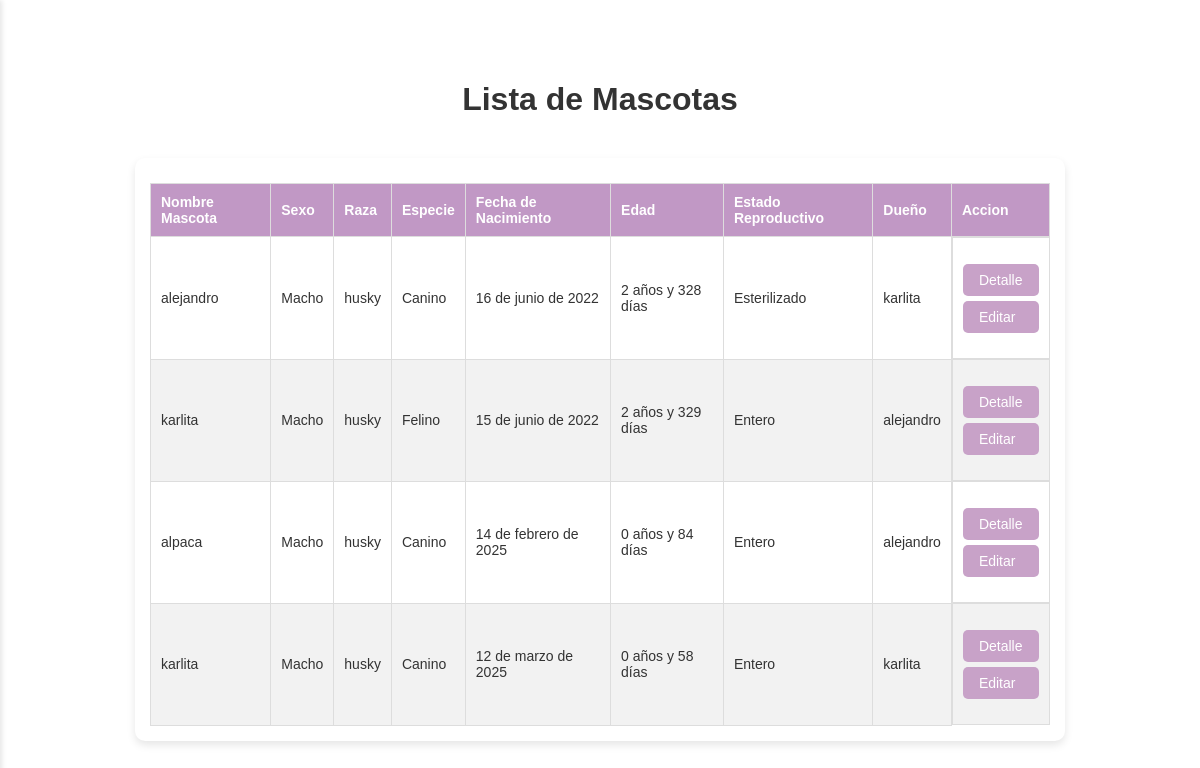
/ver_mascotas/ (signed in), run on the app's committed database.
### vetapp/models.py (models this page shows, shortened)
class Mascota(models.Model):
    SEXO_CHOICES = [
        ('Macho', 'Macho'),
        ('Hembra', 'Hembra'),
    ]
    ESPECIE_CHOICES = [
        ('Canino', 'Canino'),
        ('Felino', 'Felino'),
        ('Otro', 'Otro'),
    ]
    ESTADO_REPRODUCTIVO_CHOICES = [
        ('Entero', 'Entero'),
        ('Esterilizado', 'Esterilizado'),
    ]
    id_mascota = models.AutoField(primary_key=True)
    cliente = models.ForeignKey(Cliente, on_delete=models.CASCADE, related_name='mascotas')
    nombre = models.CharField(max_length=100)
    sexo = models.CharField(max_length=10, choices=SEXO_CHOICES)
    raza = models.CharField(max_length=100)
    especie = models.CharField(max_length=20, choices=ESPECIE_CHOICES)
    fecha_nacimiento = models.DateField()
    estado_reproductivo = models.CharField(max_length=15, choices=ESTADO_REPRODUCTIVO_CHOICES)
    def calcular_edad_completa(self):
        today = date.today()
        dias_totales = (today - self.fecha_nacimiento).days
        años = dias_totales // 365
        dias = dias_totales % 365
        años_texto = f"{años} año" if años == 1 else f"{años} años"
        dias_texto = f"{dias} día" if dias == 1 else f"{dias} días"
        return f"{años_texto} y {dias_texto}"
    edad = property(calcular_edad_completa)

class Cliente(models.Model):
    id_cliente = models.AutoField(primary_key=True)
    numero = models.CharField(max_length=20)
    mascota = models.CharField(max_length=100)  # Solo como dato de referencia rápida
    correo = models.EmailField()
    direccion = models.CharField(max_length=200)
    rut = models.CharField(max_length=12)
    nombre = models.CharField(max_length=100)

### vetapp/views.py (the view)
# urls.py: path('ver_mascotas/', views.ver_mascota, name='ver_mascotas'),
@login_required
def ver_mascota(request):
    mascotas = Mascota.objects.all()
    return render(request, 'vetapp/ver_mascotas.html', {'mascotas': mascotas})

### vetapp/templates/vetapp/ver_mascotas.html (shortened to what this page needs)
{% load static %}
<!DOCTYPE html>
<html lang="es">
<head>
    <link rel="stylesheet" href="{% static 'css/style.css' %}">
</head>
<body>
    <div class="home-container">
        <h1 class="ver-cliente-h1">Lista de Mascotas</h1>
        <div class="tabla-container">
            <table class="ver-cliente-table">
                <thead>
                    <tr class="ver-cliente-tr">
                        <th class="ver-cliente-th">Nombre Mascota</th>
                        <th class="ver-cliente-th">Sexo</th>
                        <th class="ver-cliente-th">Raza</th>
                        <th class="ver-cliente-th">Especie</th>
                        <th class="ver-cliente-th">Fecha de Nacimiento</th>
                        <th class="ver-cliente-th">Edad</th>
                        <th class="ver-cliente-th">Estado Reproductivo</th>
                        <th class="ver-cliente-th">Dueño</th>
                        <th class="ver-cliente-th">Accion</th>
                    </tr>
                </thead>
                <tbody>
                    {% for mascota in mascotas %}
                    <tr class="ver-cliente-tr">
                        <td class="ver-cliente-td">{{ mascota.nombre }}</td>
                        <td class="ver-cliente-td">{{ mascota.sexo }}</td>
                        <td class="ver-cliente-td">{{ mascota.raza }}</td>
                        <td class="ver-cliente-td">{{ mascota.especie }}</td>
                        <td class="ver-cliente-td">{{ mascota.fecha_nacimiento }}</td>
                        <td class="ver-cliente-td">{{ mascota.edad }}</td>
                        <td class="ver-cliente-td">{{ mascota.estado_reproductivo }}</td>
                        <td class="ver-cliente-td">{{ mascota.cliente.nombre }}</td>
                        <td class="ver-cliente-td ver-cliente-td-detalle">
                            <a href="{% url 'ver_fichas_mascota' mascota.id_mascota %}" class="detalle-btn" style="text-decoration: none;">Detalle</a>
                            <a href="{% url 'editar_mascota' mascota.id_mascota %}" class="detalle-btn" style="text-decoration: none;">Editar</a>
                        </td>
                    </tr>
                    {% empty %}
                    <tr class="ver-cliente-tr">
                        <td class="ver-cliente-td" colspan="9">No hay mascotas registradas.</td>
                    </tr>
                    {% endfor %}
                </tbody>
            </table>
        </div>
    </div>
</body>
</html>

### static/css/style.css (style rules this page uses)
body { margin: 0; font-family: Arial, sans-serif; background-size: cover; background-position: center; color: #333; height: 100vh; }
.home-container { margin-left: 250px; padding: 40px; display: flex; flex-direction: column; align-items: center; justify-content: center; box-sizing: border-box; }
.home-container h1 { font-size: 2em; margin-bottom: 20px; }
.tabla-container { background-color: white; border-radius: 10px; padding: 20px; box-shadow: 0px 4px 8px rgba(0,0,0,0.1); overflow-x: auto; width: 100%; max-width: 900px; margin-top: 20px; }
table { width: 100%; border-collapse: collapse; margin-top: 10px; }
th, td { border: 1px solid #c8b7dc; padding: 12px; text-align: left; }
th { background-color: #c198c5; color: white; }
.ver-cliente-table { width: 100%; border-collapse: collapse; }
.ver-cliente-th, .ver-cliente-td { padding: 10px; border: 1px solid #ddd; text-align: left; }
.ver-cliente-tr:nth-child(even) { background-color: #f2f2f2; }
.detalle-btn { background-color: #c8a2c8; border: none; color: white; padding: 8px 16px; font-size: 14px; border-radius: 5px; cursor: pointer; transition: background-color 0.3s ease; }
@media screen and (max-width: 1280px) { .home-container { margin-left: 0; padding: 60px 20px; } }
@media screen and (max-width: 1280px) { .table-container, .tabla-container { padding: 15px; overflow-x: auto; } }
@media screen and (max-width: 1280px) { .tabla-container table, .table-container table { font-size: 14px; } }

### vetapp/templates/vetapp/ver_mascotas.html (style rules this page uses)
.ver-cliente-td-detalle { vertical-align: middle; height: 100px; display: flex; flex-direction: column; gap: 5px; justify-content: center; }

### data on the page
Mascota: nombre "alejandro", sexo "Macho", raza "husky", especie "Canino", fecha_nacimiento "16 de junio de 2022", edad "2 años y 328 días", estado_reproductivo "Esterilizado", cliente.nombre "karlita"
Mascota: nombre "karlita", sexo "Macho", raza "husky", especie "Felino", fecha_nacimiento "15 de junio de 2022", edad "2 años y 329 días", estado_reproductivo "Entero", cliente.nombre "alejandro"
Mascota: nombre "alpaca", sexo "Macho", raza "husky", especie "Canino", fecha_nacimiento "14 de febrero de 2025", edad "0 años y 84 días", estado_reproductivo "Entero", cliente.nombre "alejandro"
Mascota: nombre "karlita", sexo "Macho", raza "husky", especie "Canino", fecha_nacimiento "12 de marzo de 2025", edad "0 años y 58 días", estado_reproductivo "Entero", cliente.nombre "karlita"
